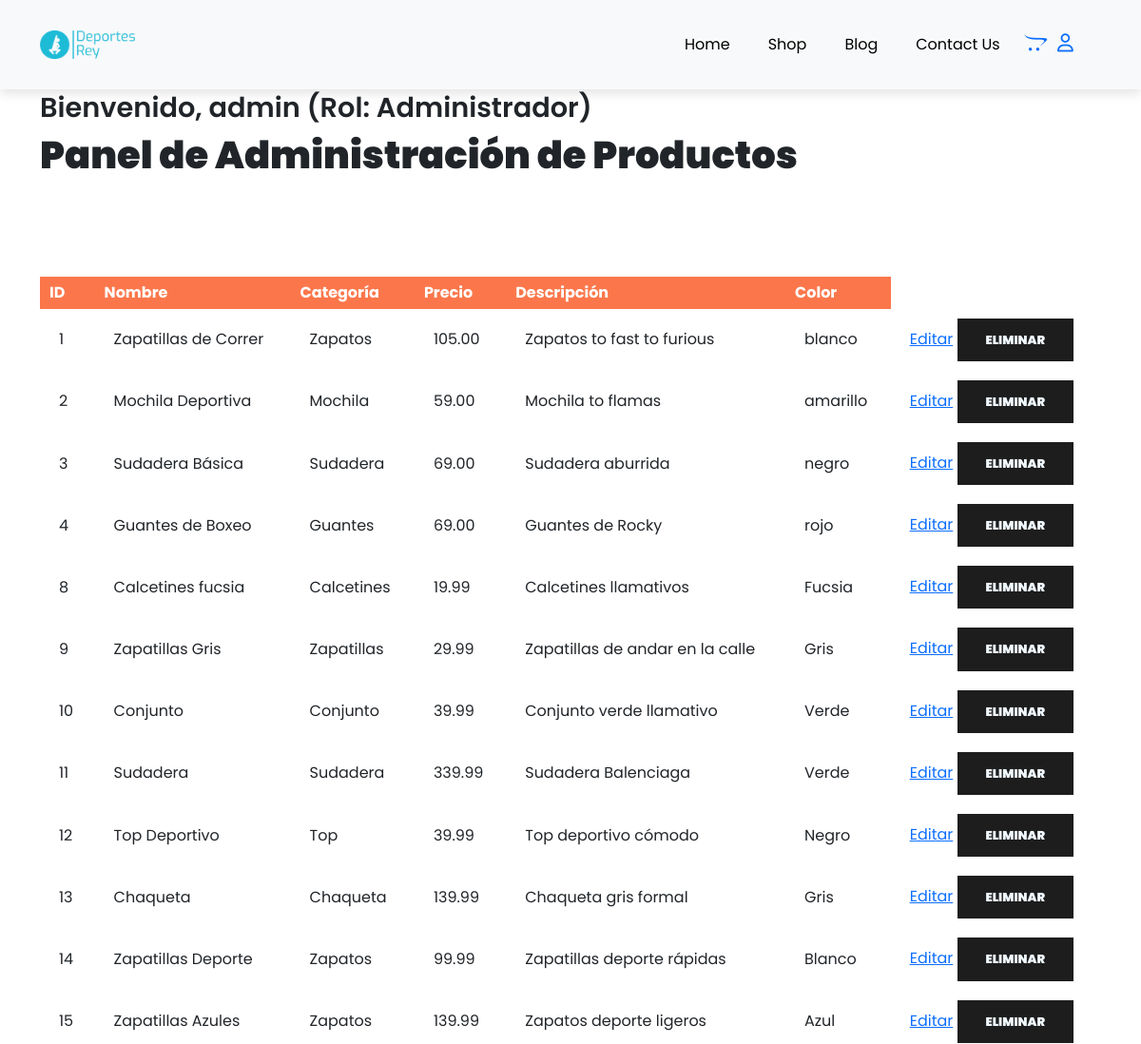
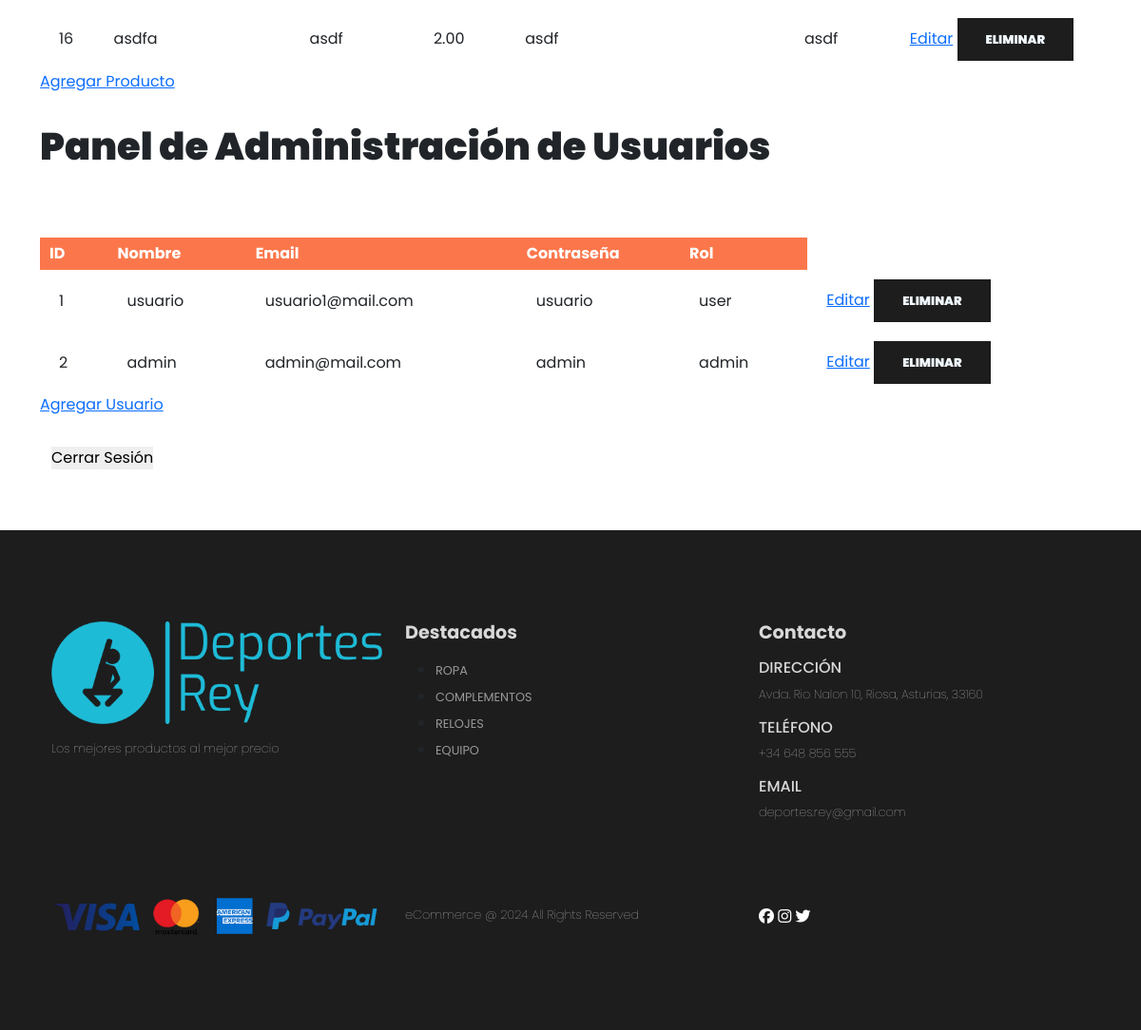
Screenshot of /admin.php (signed in) with the database file from the repository (2 pictures, top to bottom).
### tables this page shows
CREATE TABLE `products` (
  `product_id` int(11) NOT NULL,
  `product_name` varchar(100) NOT NULL,
  `product_category` varchar(100) NOT NULL,
  `product_description` varchar(255) NOT NULL,
  `product_image` varchar(255) DEFAULT NULL,
  `product_image2` varchar(255) DEFAULT NULL,
  `product_image3` varchar(255) DEFAULT NULL,
  `product_image4` varchar(255) DEFAULT NULL,
  `product_price` decimal(6,2) NOT NULL,
  `product_special_offer` int(2) DEFAULT NULL,
  `product_color` varchar(100) NOT NULL
);

CREATE TABLE `users` (
  `user_id` int(11) NOT NULL,
  `user_name` varchar(100) NOT NULL,
  `user_email` varchar(100) NOT NULL,
  `user_password` varchar(100) NOT NULL,
  `role` varchar(255) NOT NULL DEFAULT 'user'
);

### admin.php (the view, shortened to what this page needs)
<?php
include('server/connection.php');
?>
<!DOCTYPE html>
<html lang="en">
<head>
    <link href="https://cdn.jsdelivr.net/npm/bootstrap@5.3.2/dist/css/bootstrap.min.css" rel="stylesheet">
    <link rel="stylesheet" type="text/css" media="screen" href="assets/css/style.css">
    <link rel="stylesheet" href="https://cdnjs.cloudflare.com/ajax/libs/font-awesome/6.5.1/css/all.min.css">
</head>
<body>
<nav class="navbar navbar-expand-lg navbar-light bg-light py-3 fixed-top">
  <div class="container">
    <img id="logo" src="assets/imgs/logo.png">
    <div class="collapse navbar-collapse nav-buttons" id="navbarSupportedContent">
      <ul class="navbar-nav me-auto mb-2 mb-lg-0">
        <li class="nav-item">
          <a class="nav-link" href="index.php">Home</a>
        </li>
        <li class="nav-item">
          <a class="nav-link" href="#">Shop</a>
        </li>
        <li class="nav-item">
          <a class="nav-link" href="#">Blog</a>
        </li>
        <li class="nav-item">
          <a class="nav-link" href="#">Contact Us</a>
        </li>
        <li class="nav-item">
            <a href="./cart.php"><i class="fas fa-brands fa-opencart"></i></a>
            <a href="./usuario.php"><i class="fas fa-user"></i></a>
        </li>
      </ul>
    </div>
  </div>
</nav>
<section class="container my-5 py-5">
    <h2> <?php echo "Bienvenido, " . $_SESSION["username"] . " (Rol: Administrador)"; ?></h2>
    <h1>Panel de Administración de Productos</h1>
</section>
<?php
$query = "SELECT * FROM products";
$result = mysqli_query($conn, $query);
?>
<section class="admin-data container">
    <table class="mt-5 pt-5">
        <tr>
            <th>ID</th>
            <th>Nombre</th>
            <th>Categoría</th>
            <th>Precio</th>
            <th>Descripción</th>
            <th>Color</th>
        </tr>
        <?php while ($row = mysqli_fetch_assoc($result)) { ?>
            <tr>
                <td><?php echo $row['product_id']; ?></td>
                <td><?php echo $row['product_name']; ?></td>
                <td><?php echo $row['product_category']; ?></td>
                <td><?php echo $row['product_price']; ?></td>
                <td><?php echo $row['product_description']; ?></td>
                <td><?php echo $row['product_color']; ?></td>
                <td>
                    <a href="editar_prod.php?id=<?php echo $row['product_id']; ?>">Editar</a>
                    <button onclick="confirmDeleteProd(<?php echo $row['product_id']; ?>)">Eliminar</button>
                </td>
            </tr>
        <?php } ?>
    </table>
    <div>
        <a href="agregar_prod.php">Agregar Producto</a>
    </div>
</section>
<section class="container my-3 py-3">
    <h1>Panel de Administración de Usuarios</h1>
</section>
<?php
$query = "SELECT * FROM users";
$result = mysqli_query($conn, $query);
?>
<section class="admin-data container">
    <table class="mt-5 pt-5">
        <tr>
            <th>ID</th>
            <th>Nombre</th>
            <th>Email</th>
            <th>Contraseña</th>
            <th>Rol</th>
        </tr>
        <?php while ($row = mysqli_fetch_assoc($result)) { ?>
            <tr>
                <td><?php echo $row['user_id']; ?></td>
                <td><?php echo $row['user_name']; ?></td>
                <td><?php echo $row['user_email']; ?></td>
                <td><?php echo $row['user_password']; ?></td>
                <td><?php echo $row['role']; ?></td>
                <td>
                    <a href="editar_user.php?id=<?php echo $row['user_id']; ?>">Editar</a>
                    <button onclick="confirmDeleteUser(<?php echo $row['user_id']; ?>)">Eliminar</button>
                </td>
            </tr>
        <?php } ?>
    </table>
    <div>
        <a href="agregar_user.php">Agregar Usuario</a>
    </div>
        <div class="container py-3 my-3">
        <form action="logout.php" method="post">
            <input id="cerrar-sesion" type="submit" value="Cerrar Sesión">
        </form>
    </div>
</section>
<footer class="mt-5 py-5">
  <div class="row container mx-auto pt-5">
    <div class="footer-one col-lg-4 col-md-8 col-sm-12">
      <img src="assets/imgs/logo.png">
      <p class="pt-3">Los mejores productos al mejor precio</p>
    </div>
    <div class="footer-one col-lg-4 col-md-8 col-sm-12">
      <h5 class="pb-2">Destacados</h5>
      <ul class="text-uppercase">
        <li><a href="#">Ropa</a></li>
        <li><a href="#">Complementos</a></li>
        <li><a href="#">Relojes</a></li>
        <li><a href="#">Equipo</a></li>
      </ul>
    </div>
    <div class="footer-one col-lg-4 col-md-8 col-sm-12">
      <h5 class="pb-2">Contacto</h5>
      <div>
        <h6 class="text-uppercase">Dirección</h6>
        <p>Avda. Rio Nalon 10, Riosa, Asturias, 33160</p>
      </div>
      <div>
        <h6 class="text-uppercase">Teléfono</h6>
        <p>+34 648 856 555</p>
      </div>
      <div>
        <h6 class="text-uppercase">Email</h6>
        <p>deportes.rey@gmail.com</p>
      </div>
    </div>
  </div>
  <div class="copyright mt-5">
    <div class="row container mx-auto">
      <div class="col-lg-4 col-md-8 col-sm-12 mb-4">
        <img id="payments" src="assets/imgs/payments.png">
      </div>
      <div class="col-lg-4 col-md-8 col-sm-12 mb-4 text-nowrap py-4 mb-2">
        <p>eCommerce @ 2024 All Rights Reserved</p>
      </div>
      <div class="col-lg-4 col-md-8 col-sm-12 mb-4 py-4">
        <a href="#"><i class="fab fa-facebook"></i></a>
        <a href="#"><i class="fab fa-instagram"></i></a>
        <a href="#"><i class="fab fa-twitter"></i></a>
      </div>
    </div>
  </div>
</footer>
</body>
</html>

### assets/css/style.css (style rules this page uses)
.nav-buttons { margin-left: 50%; }
* { margin: 0; padding: 0; box-sizing: border-box; }
img { display: block; max-width: 100%; height: auto; }
body { font-family: 'Poppins', sans-serif ; }
h1 { font-size: 2.5rem; font-weight: 1000; }
h2 { font-size: 1.8rem; font-weight: 600; }
h5 { font-size: 1rem; font-weight: 800; }
h6 { color: #d8d8d8; }
button { font-size: 0.8rem; font-weight: 900; outline: none; border: none; background-color: #1d1d1d; color: aliceblue; padding: 13px 30px; text-transform: uppercase; cursor: pointer; transition: 0.5s ease; }
.navbar { font-size: 16px; padding-top: 2rem !important; padding-bottom: 2rem !important; top: 0; left: 0; display: flex; box-shadow: 0 5px 10px rgba(0,0,0,0.1); }
.navbar-light .navbar-nav .nav-link { padding: 0 20px; color: #000; transition: 0.4s ease; }
.navbar i { font-size: 1.2rem; padding: 0 0.7px; transition: 0.4s ease; font-weight: 500; cursor:pointer; margin-left: 5px; }
#logo { width: 100px; height: 30px; }
footer { background-color: #1d1d1d; }
footer h5 { color: #D8D8D8; font-weight: 700; font-size: 1.2rem; }
footer p { color: #D8D8D8; font-weight: 100; font-size: 0.8rem; }
footer li { padding-bottom: 4px; }
footer li a { font-size: 0.8rem; color: #999; text-decoration: none; }
footer .copyright { color: #999; }
footer .copyright a { color: #000; }
footer .copyright .fab { color: white; }
#cerrar-sesion { border: none; }
.admin-data table { width: 100%; border-collapse: collapse; }
.admin-data th { text-align: left; padding: 5px 10px; color: #fff; background-color: #fb774b; }
.admin-data td { padding: 10px 20px; }

### rows the page displays
products: product_id "1", product_name "Zapatillas de Correr", product_category "Zapatos", product_price "105.00", product_description "Zapatos to fast to furious", product_color "blanco"
products: product_id "2", product_name "Mochila Deportiva", product_category "Mochila", product_price "59.00", product_description "Mochila to flamas", product_color "amarillo"
products: product_id "3", product_name "Sudadera Básica", product_category "Sudadera", product_price "69.00", product_description "Sudadera aburrida", product_color "negro"
products: product_id "4", product_name "Guantes de Boxeo", product_category "Guantes", product_price "69.00", product_description "Guantes de Rocky", product_color "rojo"
products: product_id "8", product_name "Calcetines fucsia", product_category "Calcetines", product_price "19.99", product_description "Calcetines llamativos", product_color "Fucsia"
products: product_id "9", product_name "Zapatillas Gris", product_category "Zapatillas", product_price "29.99", product_description "Zapatillas de andar en la calle", product_color "Gris"
products: product_id "10", product_name "Conjunto", product_category "Conjunto", product_price "39.99", product_description "Conjunto verde llamativo", product_color "Verde"
products: product_id "11", product_name "Sudadera", product_category "Sudadera", product_price "339.99", product_description "Sudadera Balenciaga", product_color "Verde"
products: product_id "12", product_name "Top Deportivo", product_category "Top", product_price "39.99", product_description "Top deportivo cómodo", product_color "Negro"
products: product_id "13", product_name "Chaqueta", product_category "Chaqueta", product_price "139.99", product_description "Chaqueta gris formal", product_color "Gris"
products: product_id "14", product_name "Zapatillas Deporte", product_category "Zapatos", product_price "99.99", product_description "Zapatillas deporte rápidas", product_color "Blanco"
products: product_id "15", product_name "Zapatillas Azules", product_category "Zapatos", product_price "139.99", product_description "Zapatos deporte ligeros", product_color "Azul"
products: product_id "16", product_name "asdfa", product_category "asdf", product_price "2.00", product_description "asdf", product_color "asdf"
users: user_id "1", user_name "usuario", user_email "usuario1@mail.com", user_password "usuario", role "user"
users: user_id "2", user_name "admin", user_email "admin@mail.com", user_password "admin", role "admin"

### other values shown
$_SESSION["username"] "admin"
